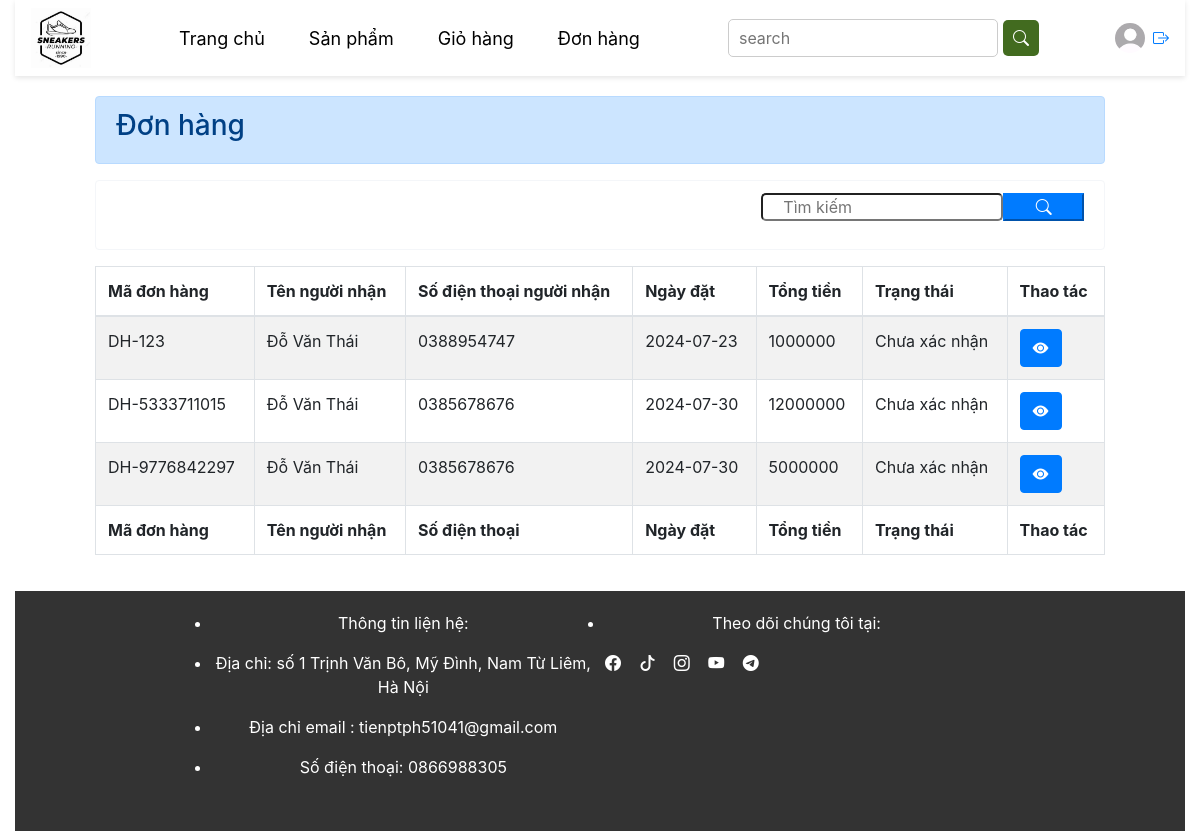
Screenshot of /client/?act=danh-sach-don-hang (signed in) with the database file from the repository.
### tables this page shows
CREATE TABLE `don_hangs` (
  `id` int NOT NULL,
  `ma_don_hang` varchar(20) NOT NULL,
  `tai_khoan_id` int NOT NULL,
  `ten_nguoi_nhan` varchar(50) NOT NULL,
  `email_nguoi_nhan` varchar(200) DEFAULT NULL,
  `sdt_nguoi_nhan` varchar(10) NOT NULL,
  `ngay_dat` date NOT NULL,
  `tong_tien` decimal(10,0) NOT NULL,
  `ghi_chu` varchar(255) NOT NULL,
  `phuong_thuc_thanh_toan_id` int NOT NULL,
  `trang_thai_id` int NOT NULL,
  `dia_chi_nguoi_nhan` text NOT NULL
);

CREATE TABLE `trang_thai_don_hangs` (
  `id` int NOT NULL,
  `ten_trang_thai` varchar(255) NOT NULL
);

### client/controllers/clientDonHangController.php (called while the page is built, shortened)
<?php
class clientDonHangController
{
    public $modelDonHang;
    public $modelSanPham;
    public function __construct()
    {
        $this->modelDonHang = new modelDonHang;
        $this->modelSanPham = new modelSanPham;
    }
    public function danhSachDonHangKhachHang()
    {
        $tai_khoan_id  = $this->modelSanPham->getIdclient($_SESSION['username']);
        $listDonHangKhachHang = [];
        if ($_SERVER['REQUEST_METHOD'] === 'POST') {
            $search = $_POST['search'];
            $listDonHang = $this->modelDonHang->getAllDonHang($tai_khoan_id['id']);
            foreach ($listDonHang as $key => $value) {
                if (strpos(strtolower($value['ma_don_hang']), strtolower($search)) !== false) {
                    $listDonHangKhachHang[] = $value;
                }
            }
        } else {
            $listDonHangKhachHang = $this->modelDonHang->getAllDonHang($tai_khoan_id['id']);
        }
        require './views/donHang/danhSachDonHangKhachHang.php';
    }
}

### commons/function.php (called while the page is built, shortened)
<?php
function connectDB() {
    $host = DB_HOST;
    $port = DB_PORT;
    $dbname = DB_NAME;
    try {
        $conn = new PDO("mysql:host=$host;port=$port;dbname=$dbname", DB_USERNAME, DB_PASSWORD);
        $conn->setAttribute(PDO::ATTR_ERRMODE, PDO::ERRMODE_EXCEPTION);
        $conn->setAttribute(PDO::ATTR_DEFAULT_FETCH_MODE, PDO::FETCH_ASSOC);
        return $conn;
    } catch (PDOException $e) {
        echo ("Connection failed: " . $e->getMessage());
    }
}

### client/models/modelSanPham.php (called while the page is built, shortened)
<?php
class modelSanPham{
    public $conn;
    public function __construct()
    {
        $this->conn = connectDB();
    }
    public function getIdClient($username){
        try{
            $sql = "SELECT id FROM tai_khoans
            WHERE ten_dang_nhap = :username";
            $stmt = $this->conn->prepare($sql);
            $stmt->execute([
                ':username' => $username,
            ]);
            return $stmt->fetch();
        }catch (Exception $e) {
            echo "ERROR" . $e->getMessage();
        }
    }
}

### client/models/modelDonHang.php (called while the page is built, shortened)
<?php
class modelDonHang
{
    public $conn;
    public function __construct()
    {
        $this->conn = connectDB();
    }
    public function getAllDonHang($tai_khoan_id)
    {
        try {
            $sql = "SELECT * ,don_hangs.id FROM don_hangs
            INNER JOIN tai_khoans on tai_khoans.id = don_hangs.tai_khoan_id
            INNER JOIN trang_thai_don_hangs on trang_thai_don_hangs.id = don_hangs.trang_thai_id
            WHERE don_hangs.tai_khoan_id = :tai_khoan_id";
            $stmt = $this->conn->prepare($sql);
            $stmt->execute([
                ':tai_khoan_id' => $tai_khoan_id
            ]);
            return $stmt->fetchAll();
        } catch (Exception $e) {
            echo "ERROR" . $e->getMessage();
        }
    }
}

### client/views/donHang/danhSachDonHangKhachHang.php (the view)
<?php
require './views/layout/header.php';
require './views/layout/navbar.php';
?>
<div style="width: 1050px; margin:0px auto;" class="card-body">
<div class="col-md-12 alert alert-primary">
                <h3>Đơn hàng</h3>
            </div>
  <div style="border:1px solid #f4f6f9" class=" form-group alert" >
    <div class="form-group col-md-12   ">
      <form action="<?= BASE_URL_CLIENT . '?act=danh-sach-don-hang' ?>" class="row" method="POST">
        <div class="col-md-8"></div>
        <input style="border-radius:5px; padding:0px 20px;" class="col-md-3" type="text" name="search" placeholder="Tìm kiếm">
        <button type="submit" class="search col-md-1  btn-primary"><i class="bi bi-search"></i></button>
      </form>
    </div>
  </div>
  <table id="example1" class="table table-bordered table-striped">
    <thead>
      <tr>
        <th>Mã đơn hàng</th>
        <th>Tên người nhận</th>
        <th>Số điện thoại người nhận</th>
        <th>Ngày đặt</th>
        <th>Tổng tiền</th>
        <th>Trạng thái</th>
        <th>Thao tác</th>
      </tr>
    </thead>
    <tbody>
      <?php foreach ($listDonHangKhachHang as $key => $donHang) : ?>
        <tr>
          <td><?= $donHang['ma_don_hang'] ?></td>
          <td><?= $donHang['ten_nguoi_nhan'] ?></td>
          <td><?= $donHang['sdt_nguoi_nhan'] ?></td>
          <td><?= $donHang['ngay_dat'] ?></td>
          <td><?= $donHang['tong_tien'] ?></td>
          <td><?= $donHang['ten_trang_thai'] ?></td>
          <td>
            <div class="btn-group">
              <a href="<?= BASE_URL_CLIENT . '?act=chi-tiet-don-hang&don_hang_id=' . $donHang['id'] ?>">
                <button class="btn btn-primary"><i class="bi bi-eye-fill"></i></button></a>
            </div>
          </td>
        </tr>
      <?php endforeach; ?>
    </tbody>
    <tfoot>
      <tr>
        <th>Mã đơn hàng</th>
        <th>Tên người nhận</th>
        <th>Số điện thoại</th>
        <th>Ngày đặt</th>
        <th>Tổng tiền</th>
        <th>Trạng thái</th>
        <th>Thao tác</th>
      </tr>
    </tfoot>
  </table>
</div>
<?php require './views/layout/footer.php'; ?>

### client/assets/css/styleMain.css (style rules this page uses)
* { padding: 0; margin: 0; box-sizing: border-box; text-decoration: none; }
body { width: 100%; max-width: 100vw; overflow-x: hidden; font-family: sans-serif; }

### rows the page displays
don_hangs: ma_don_hang "DH-123", ten_nguoi_nhan "Đỗ Văn Thái", sdt_nguoi_nhan "0388954747", ngay_dat "2024-07-23", tong_tien "1000000", trang_thai_don_hangs.ten_trang_thai "Chưa xác nhận"
don_hangs: ma_don_hang "DH-5333711015", ten_nguoi_nhan "Đỗ Văn Thái", sdt_nguoi_nhan "0385678676", ngay_dat "2024-07-30", tong_tien "12000000", trang_thai_don_hangs.ten_trang_thai "Chưa xác nhận"
don_hangs: ma_don_hang "DH-9776842297", ten_nguoi_nhan "Đỗ Văn Thái", sdt_nguoi_nhan "0385678676", ngay_dat "2024-07-30", tong_tien "5000000", trang_thai_don_hangs.ten_trang_thai "Chưa xác nhận"
